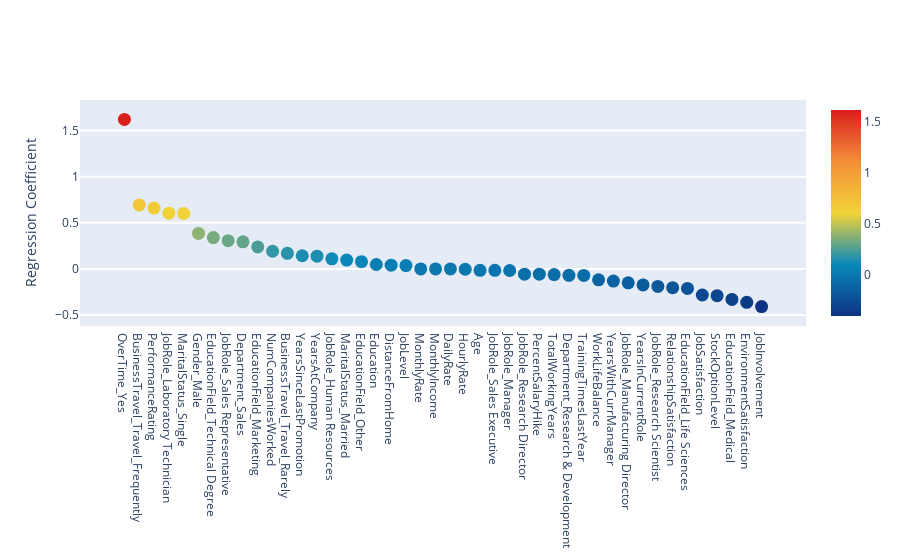

Write notebook code for a chart like this one.
### Code cell
df_fi = pd.DataFrame({"variable":X_train.columns,
                      "score": model_lr.coef_[0]})
df_fi = df_fi.sort_values(by="score", ascending=False).reset_index(drop=True)

fi_data = [go.Scatter(
    y = df_fi.score,
    x = df_fi.variable,
    mode="markers",
    marker=dict(
        sizemode="diameter", sizeref=1, size=13,
        color = df_fi.score, colorscale="Portland",
        showscale=True),
    text = df_fi.variable)]

fi_layout= go.Layout(
    autosize=True,
    hovermode="closest",
    xaxis = dict(
         ticklen=5,
         showgrid=False, zeroline=False, showline=False),
    yaxis = dict(
        title = "Regression Coefficient",
        ticklen=5,
        gridwidth=2),
    showlegend=False)

fig = go.Figure(data=fi_data, layout=fi_layout)
py.iplot(fig)

### Figure 1 — Plotly figure (JSON) as saved in the notebook; plotly's stock layout.template omitted (floating-point values rounded to 4 significant figures)
{"data": [{"marker": {"color": [1.62, 0.6938, 0.6597, 0.6048, 0.6022, 0.3845, 0.3399, 0.3069, 0.2937, 0.2383, 0.1916, 0.1698, 0.1431, 0.1388, 0.1103, 0.09615, 0.07898, 0.04848, 0.04134, 0.0361, 1.892e-05, -0.0001078, -0.0001911, -0.003057, -0.01528, -0.01536, -0.01689, -0.05626, -0.0563, -0.06106, -0.06893, -0.0702, -0.1182, -0.1313, -0.1503, -0.1727, -0.1897, -0.2032, -0.2107, -0.2824, -0.2894, -0.3299, -0.3616, -0.4076], "colorscale": [[0, "rgb(12,51,131)"], [0.25, "rgb(10,136,186)"], [0.5, "rgb(242,211,56)"], [0.75, "rgb(242,143,56)"], [1, "rgb(217,30,30)"]], "showscale": true, "size": 13, "sizemode": "diameter", "sizeref": 1}, "mode": "markers", "text": ["OverTime_Yes", "BusinessTravel_Travel_Frequently", "PerformanceRating", "JobRole_Laboratory Technician", "MaritalStatus_Single", "Gender_Male", "EducationField_Technical Degree", "JobRole_Sales Representative", "Department_Sales", "EducationField_Marketing", "NumCompaniesWorked", "BusinessTravel_Travel_Rarely", "YearsSinceLastPromotion", "YearsAtCompany", "JobRole_Human Resources", "MaritalStatus_Married", "EducationField_Other", "Education", "DistanceFromHome", "JobLevel", "MonthlyRate", "MonthlyIncome", "DailyRate", "HourlyRate", "Age", "JobRole_Sales Executive", "JobRole_Manager", "JobRole_Research Director", "PercentSalaryHike", "TotalWorkingYears", "Department_Research & Development", "TrainingTimesLastYear", "WorkLifeBalance", "YearsWithCurrManager", "JobRole_Manufacturing Director", "YearsInCurrentRole", "JobRole_Research Scientist", "RelationshipSatisfaction", "EducationField_Life Sciences", "JobSatisfaction", "StockOptionLevel", "EducationField_Medical", "EnvironmentSatisfaction", "JobInvolvement"], "type": "scatter", "x": ["OverTime_Yes", "BusinessTravel_Travel_Frequently", "PerformanceRating", "JobRole_Laboratory Technician", "MaritalStatus_Single", "Gender_Male", "EducationField_Technical Degree", "JobRole_Sales Representative", "Department_Sales", "EducationField_Marketing", "NumCompaniesWorked", "BusinessTravel_Travel_Rarely", "YearsSinceLastPromotion", "YearsAtCompany", "JobRole_Human Resources", "MaritalStatus_Married", "EducationField_Other", "Education", "DistanceFromHome", "JobLevel", "MonthlyRate", "MonthlyIncome", "DailyRate", "HourlyRate", "Age", "JobRole_Sales Executive", "JobRole_Manager", "JobRole_Research Director", "PercentSalaryHike", "TotalWorkingYears", "Department_Research & Development", "TrainingTimesLastYear", "WorkLifeBalance", "YearsWithCurrManager", "JobRole_Manufacturing Director", "YearsInCurrentRole", "JobRole_Research Scientist", "RelationshipSatisfaction", "EducationField_Life Sciences", "JobSatisfaction", "StockOptionLevel", "EducationField_Medical", "EnvironmentSatisfaction", "JobInvolvement"], "y": [1.62, 0.6938, 0.6597, 0.6048, 0.6022, 0.3845, 0.3399, 0.3069, 0.2937, 0.2383, 0.1916, 0.1698, 0.1431, 0.1388, 0.1103, 0.09615, 0.07898, 0.04848, 0.04134, 0.0361, 1.892e-05, -0.0001078, -0.0001911, -0.003057, -0.01528, -0.01536, -0.01689, -0.05626, -0.0563, -0.06106, -0.06893, -0.0702, -0.1182, -0.1313, -0.1503, -0.1727, -0.1897, -0.2032, -0.2107, -0.2824, -0.2894, -0.3299, -0.3616, -0.4076]}], "layout": {"autosize": true, "hovermode": "closest", "showlegend": false, "xaxis": {"autorange": true, "range": [-2.713, 45.71], "showgrid": false, "showline": false, "ticklen": 5, "type": "category", "zeroline": false}, "yaxis": {"autorange": true, "gridwidth": 2, "range": [-0.6009, 1.813], "ticklen": 5, "title": {"text": "Regression Coefficient"}, "type": "linear"}}}
